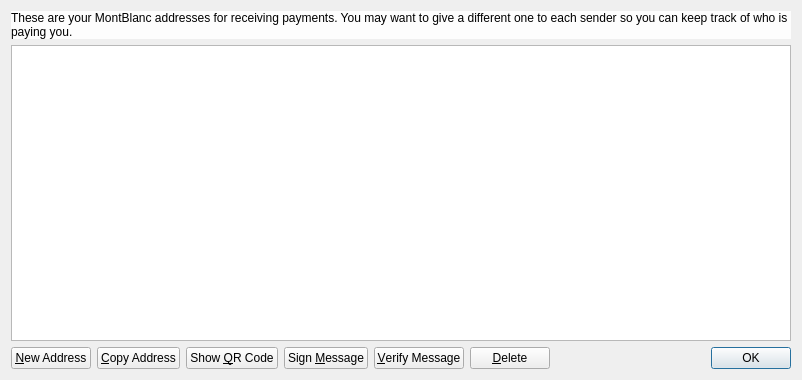
<?xml version="1.0" encoding="UTF-8"?>
<ui version="4.0">
 <class>AddressBookPage</class>
 <widget class="QWidget" name="AddressBookPage">
  <property name="geometry">
   <rect>
    <x>0</x>
    <y>0</y>
    <width>802</width>
    <height>380</height>
   </rect>
  </property>
  <property name="windowTitle">
   <string>Address Book</string>
  </property>
  <layout class="QVBoxLayout" name="verticalLayout">
   <item>
    <widget class="QLabel" name="labelExplanation">
     <property name="styleSheet">
      <string notr="true"> background-color:rgb(255,255,255,220);
    border:none;</string>
     </property>
     <property name="text">
      <string>These are your MontBlanc addresses for receiving payments. You may want to give a different one to each sender so you can keep track of who is paying you.</string>
     </property>
     <property name="textFormat">
      <enum>Qt::PlainText</enum>
     </property>
     <property name="wordWrap">
      <bool>true</bool>
     </property>
    </widget>
   </item>
   <item>
    <widget class="QTableView" name="tableView">
     <property name="contextMenuPolicy">
      <enum>Qt::CustomContextMenu</enum>
     </property>
     <property name="toolTip">
      <string>Double-click to edit address or label</string>
     </property>
     <property name="tabKeyNavigation">
      <bool>false</bool>
     </property>
     <property name="selectionMode">
      <enum>QAbstractItemView::SingleSelection</enum>
     </property>
     <property name="selectionBehavior">
      <enum>QAbstractItemView::SelectRows</enum>
     </property>
     <property name="sortingEnabled">
      <bool>true</bool>
     </property>
     <attribute name="verticalHeaderVisible">
      <bool>false</bool>
     </attribute>
    </widget>
   </item>
   <item>
    <layout class="QHBoxLayout" name="horizontalLayout">
     <item>
      <widget class="QPushButton" name="newAddressButton">
       <property name="toolTip">
        <string>Create a new address</string>
       </property>
       <property name="text">
        <string>&amp;New Address</string>
       </property>
      </widget>
     </item>
     <item>
      <widget class="QPushButton" name="copyToClipboard">
       <property name="toolTip">
        <string>Copy the currently selected address to the system clipboard</string>
       </property>
       <property name="text">
        <string>&amp;Copy Address</string>
       </property>
      </widget>
     </item>
     <item>
      <widget class="QPushButton" name="showQRCode">
       <property name="text">
        <string>Show &amp;QR Code</string>
       </property>
      </widget>
     </item>
     <item>
      <widget class="QPushButton" name="signMessage">
       <property name="toolTip">
        <string>Sign a message to prove you own a MontBlanc address</string>
       </property>
       <property name="text">
        <string>Sign &amp;Message</string>
       </property>
      </widget>
     </item>
     <item>
      <widget class="QPushButton" name="verifyMessage">
       <property name="toolTip">
        <string>Verify a message to ensure it was signed with a specified MontBlanc address</string>
       </property>
       <property name="text">
        <string>&amp;Verify Message</string>
       </property>
      </widget>
     </item>
     <item>
      <widget class="QPushButton" name="deleteButton">
       <property name="toolTip">
        <string>Delete the currently selected address from the list</string>
       </property>
       <property name="text">
        <string>&amp;Delete</string>
       </property>
      </widget>
     </item>
     <item>
      <spacer name="horizontalSpacer">
       <property name="orientation">
        <enum>Qt::Horizontal</enum>
       </property>
       <property name="sizeHint" stdset="0">
        <size>
         <width>40</width>
         <height>20</height>
        </size>
       </property>
      </spacer>
     </item>
     <item>
      <widget class="QDialogButtonBox" name="buttonBox">
       <property name="sizePolicy">
        <sizepolicy hsizetype="Maximum" vsizetype="Fixed">
         <horstretch>0</horstretch>
         <verstretch>0</verstretch>
        </sizepolicy>
       </property>
       <property name="standardButtons">
        <set>QDialogButtonBox::Ok</set>
       </property>
      </widget>
     </item>
    </layout>
   </item>
  </layout>
 </widget>
 <resources/>
 <connections/>
</ui>
